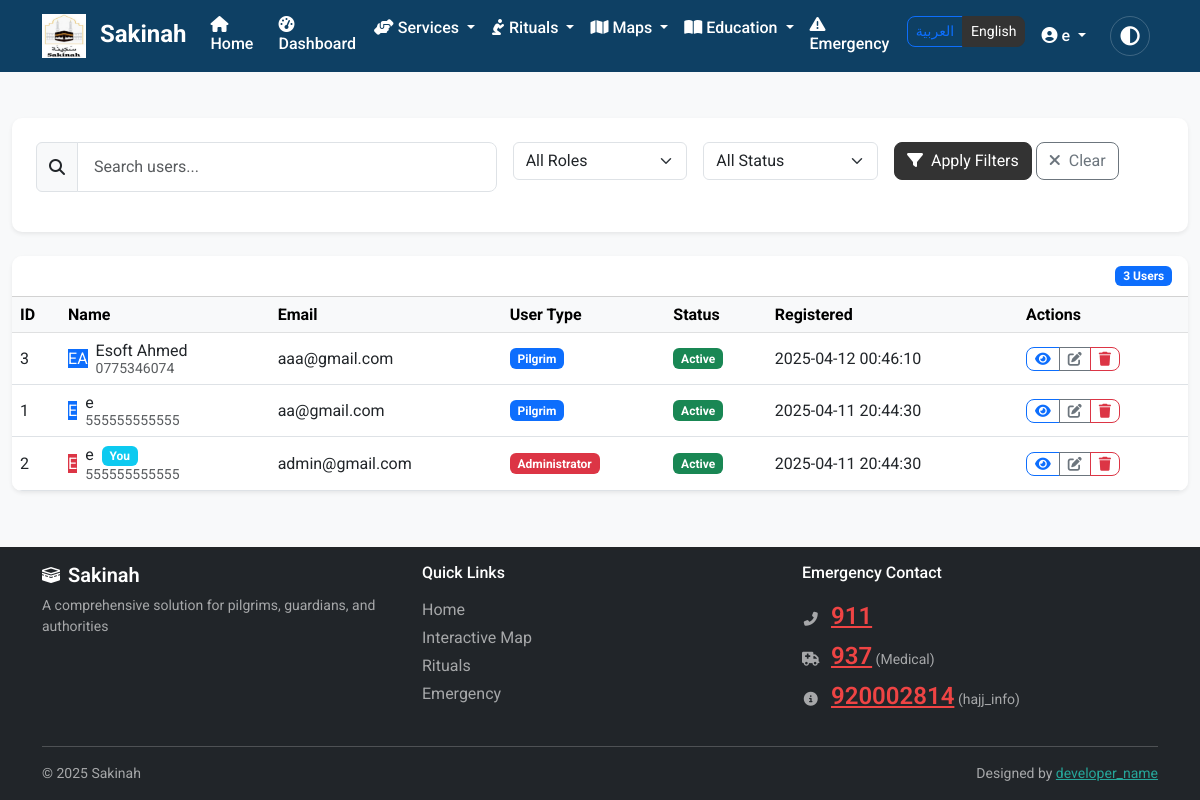
The page /admin/user_management.php (signed in) on the database its author committed.
### tables this page shows
CREATE TABLE `users` (
  `id` int(11) NOT NULL,
  `username` varchar(100) NOT NULL,
  `full_name` varchar(100) NOT NULL,
  `email` varchar(100) NOT NULL,
  `password` varchar(255) NOT NULL,
  `phone` varchar(20) DEFAULT NULL,
  `nationality` varchar(50) DEFAULT NULL,
  `passport_number` varchar(30) DEFAULT NULL,
  `user_type` enum('pilgrim','guardian','authority','admin') NOT NULL DEFAULT 'pilgrim',
  `profile_image` varchar(255) DEFAULT NULL,
  `language` varchar(10) DEFAULT 'en',
  `active` tinyint(1) DEFAULT 1,
  `last_login` datetime DEFAULT NULL,
  `created_at` datetime NOT NULL,
  `updated_at` datetime NOT NULL DEFAULT current_timestamp() ON UPDATE current_timestamp()
);

### admin/user_management.php (the view, shortened to what the rows shown need)
<?php
require_once('../includes/auth_check.php');
$allowedActions = ['list', 'view', 'edit', 'create', 'delete'];
$action = isset($_GET['action']) && in_array($_GET['action'], $allowedActions) ? $_GET['action'] : 'list';
switch ($action) {
    default:
        handleListAction();
}
include_once('../includes/header.php');
switch ($action) {
    default:
        displayUserList();
}
include_once('../includes/footer.php');
function handleListAction() {
    $search = isset($_GET['search']) ? sanitizeInput($_GET['search']) : '';
    $role = isset($_GET['user_type']) ? sanitizeInput($_GET['user_type']) : '';
    $status = isset($_GET['status']) ? sanitizeInput($_GET['status']) : '';
    $page = isset($_GET['page']) ? (int)$_GET['page'] : 1;
    $perPage = 20;
    $result = getUsersWithPagination($search, $role, $status, $page, $perPage);
    $users = $result['users'];
}
function displayUserList() {
    global $users, $total, $page, $totalPages, $search, $role, $status, $currentUser;
    ?>
    <div class="container-fluid py-4">
        <div class="card border-0 shadow-sm">
            <div class="card-body p-0">
                <?php if (empty($users)): ?>
                <div class="p-4 text-center">
                    <i class="fas fa-user-slash text-muted" style="font-size: 3rem;"></i>
                    <p class="mt-3"><?= __('no_users_found') ?></p>
                </div>
                <?php else: ?>
                <div class="table-responsive">
                    <table class="table table-hover align-middle mb-0">
                        <thead class="table-light">
                            <tr>
                                <th><?= __('id') ?></th>
                                <th><?= __('name') ?></th>
                                <th><?= __('email') ?></th>
                                <th><?= __('user_type') ?></th>
                                <th><?= __('status') ?></th>
                                <th><?= __('registration_date') ?></th>
                                <th><?= __('actions') ?></th>
                            </tr>
                        </thead>
                        <tbody>
                            <?php foreach ($users as $user): ?>
                            <tr>
                                <td><?= $user['id'] ?></td>
                                <td>
                                    <div class="d-flex align-items-center">
                                        <div class="avatar-circle bg-<?= getAvatarColor($user['user_type']) ?> text-white me-2">
                                            <?= getInitials($user['full_name']) ?>
                                        </div>
                                        <div>
                                            <?= htmlspecialchars($user['full_name']) ?>
                                            <?php if ($user['id'] === $currentUser['id']): ?>
                                            <span class="badge bg-info ms-1"><?= __('you') ?></span>
                                            <?php endif; ?>
                                            <div class="small text-muted"><?= htmlspecialchars($user['phone'] ?: __('no_phone')) ?></div>
                                        </div>
                                    </div>
                                </td>
                                <td><?= htmlspecialchars($user['email']) ?></td>
                                <td>
                                    <span class="badge bg-<?= getRoleBadgeClass($user['user_type']) ?>">
                                        <?= __(htmlspecialchars($user['user_type'])) ?>
                                    </span>
                                </td>
                                <td>
                                    <?php if ($user['active']): ?>
                                    <span class="badge bg-success"><?= __('active') ?></span>
                                    <?php else: ?>
                                    <span class="badge bg-danger"><?= __('inactive') ?></span>
                                    <?php endif; ?>
                                </td>
                                <td><?= formatDate($user['created_at']) ?></td>
                                <td>
                                    <div class="btn-group">
                                        <a href="<?= SITE_URL ?>/admin/user_management.php?action=view&id=<?= $user['id'] ?>" class="btn btn-sm btn-outline-primary">
                                            <i class="fas fa-eye"></i>
                                        </a>
                                        <a href="<?= SITE_URL ?>/admin/user_management.php?action=edit&id=<?= $user['id'] ?>" class="btn btn-sm btn-outline-secondary">
                                            <i class="fas fa-edit"></i>
                                        </a>
                                        <?php if ($user['id'] !== getCurrentUser()): ?>
                                        <a href="<?= SITE_URL ?>/admin/user_management.php?action=delete&id=<?= $user['id'] ?>" class="btn btn-sm btn-outline-danger" onclick="return confirm('<?= __('confirm_delete_user') ?>')">
                                            <i class="fas fa-trash"></i>
                                        </a>
                                        <?php endif; ?>
                                    </div>
                                </td>
                            </tr>
                            <?php endforeach; ?>
                        </tbody>
                    </table>
                </div>
                <?php endif; ?>
            </div>
        </div>
    </div>
    <?php
}
    ?>

### includes/header.php (shortened to what the rows shown need)
<?php
require_once $_SERVER['DOCUMENT_ROOT'] . '/hajj-umrah-platform/includes/functions.php';
$lang = getCurrentLanguage();
$currentUser = isLoggedIn() ? getCurrentUser() : null;
?>
    <link href="https://cdn.jsdelivr.net/npm/bootstrap@5.3.0/dist/css/bootstrap.min.css" rel="stylesheet">
    <link rel="stylesheet" href="https://cdnjs.cloudflare.com/ajax/libs/font-awesome/6.4.0/css/all.min.css">
    <link rel="stylesheet" href="<?php echo SITE_URL; ?>/assets/css/styles.css">
</head>
<body class="<?php echo $lang === 'ar' ? 'arabic-font' : ''; ?> <?php echo isset($bodyClass) ? htmlspecialchars($bodyClass) : ''; ?>">
    <nav class="navbar navbar-expand-lg navbar-dark fixed-top">
       <div class="container">
            <div class="collapse navbar-collapse" id="navbarNav">
                <ul class="navbar-nav ms-auto">
                    <?php if (isLoggedIn()): ?>
                        <li class="nav-item dropdown">
                            <a class="nav-link dropdown-toggle" href="#" id="userDropdown" role="button" data-bs-toggle="dropdown" aria-expanded="false">
                                <i class="fas fa-user-circle"></i> <?php echo htmlspecialchars($currentUser['full_name']); ?>
                            </a>
                        </li>
                    <?php endif; ?>
                </ul>
            </div>
        </div>
    </nav>
    <main class="py-4">

### rows shown on the page
users: full_name "e", id "2", full_name "E", phone "555555555555", email "admin@gmail.com", user_type "Administrator", created_at "2025-04-11 20:44:30"
users: id "3", full_name "EA", full_name "Esoft Ahmed", phone "0775346074", email "aaa@gmail.com", user_type "Pilgrim", created_at "2025-04-12 00:46:10"
users: id "1", full_name "E", full_name "e", phone "555555555555", email "aa@gmail.com", user_type "Pilgrim", created_at "2025-04-11 20:44:30"

### other values the page prints
__('site_name') "Sakinah"
__('home') "Home"
__('dashboard') "Dashboard"
__('services') "Services"
__('rituals') "Rituals"
__('maps') "Maps"
__('education') "Education"
__('emergency') "Emergency"
__('apply_filters') "Apply Filters"
__('clear') "Clear"
$total "3"
__('users') "Users"
__('id') "ID"
__('name') "Name"
__('email') "Email"
